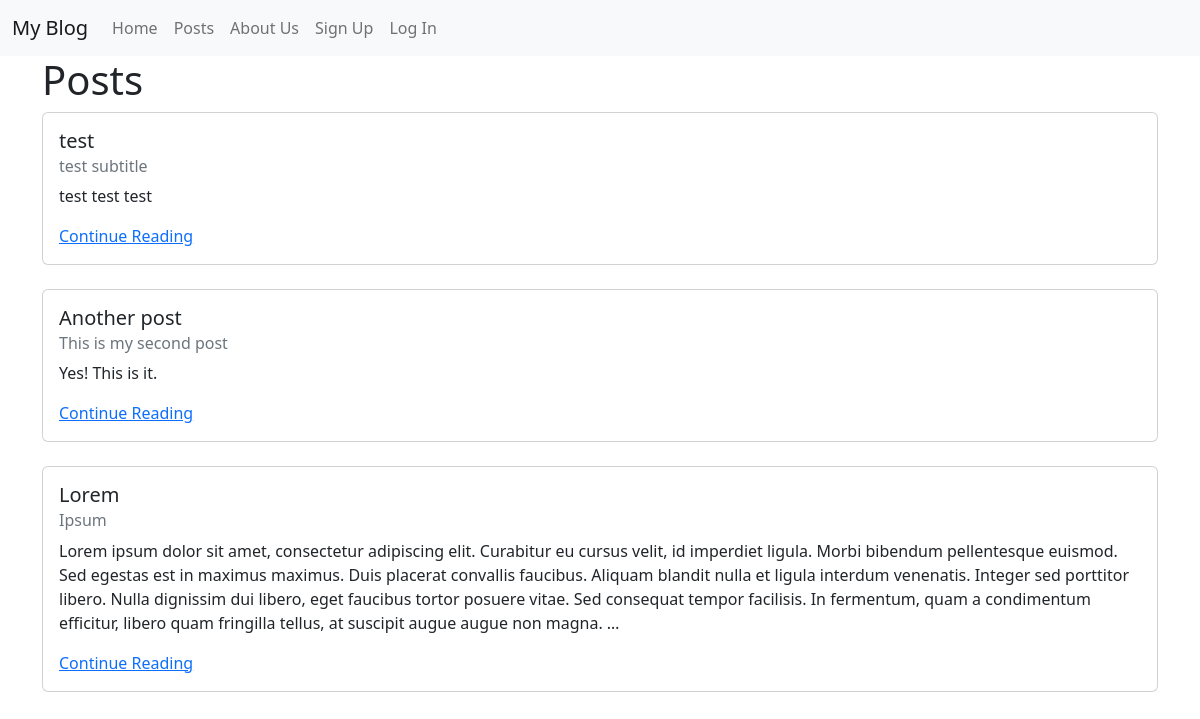
The app's page /posts/, older data.
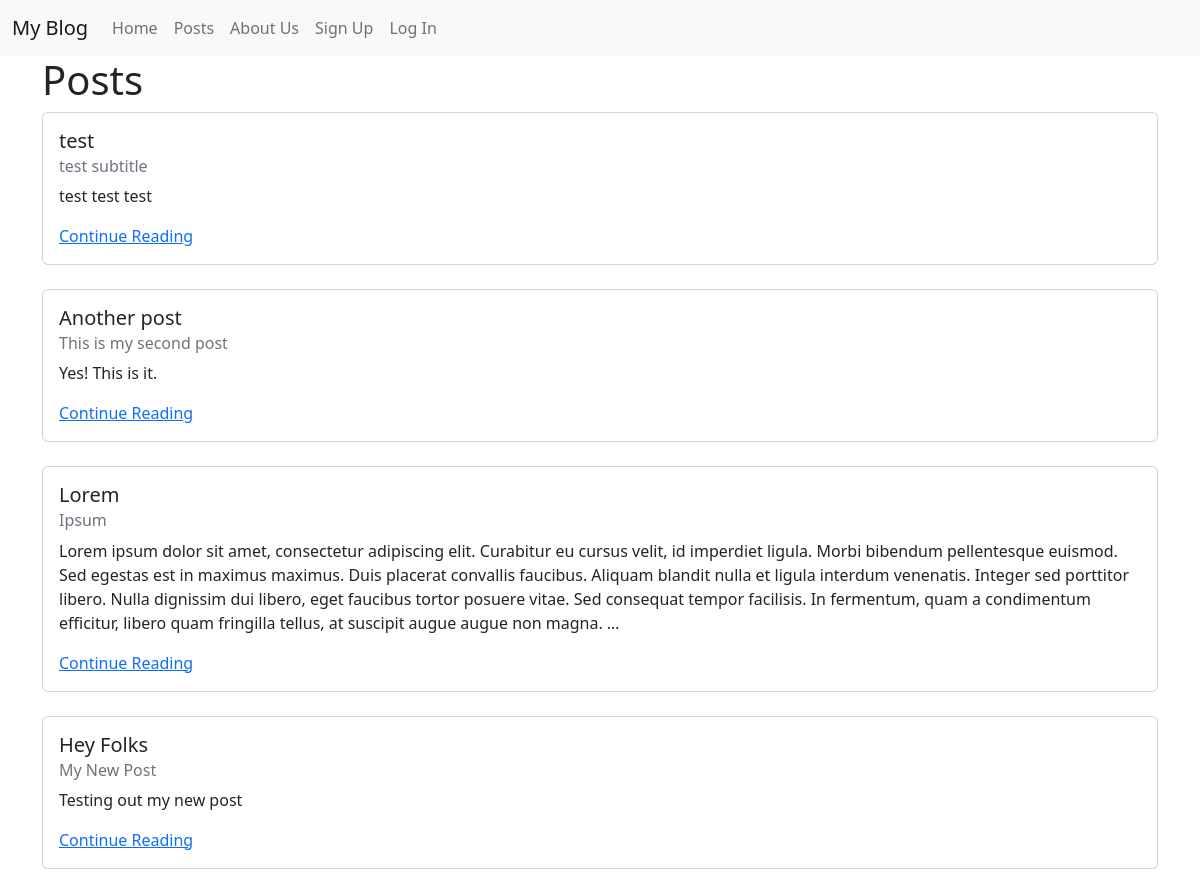
The same page, newer data.
### posts/models.py (models this page shows, shortened)
class Post(models.Model):
    title = models.CharField(max_length=128)
    subtitle = models.CharField(max_length=128)
    body = models.TextField()
    created_on = models.DateTimeField(auto_now_add=True)
    author = models.ForeignKey(
        get_user_model(),
        on_delete=models.CASCADE
    )
    status = models.ForeignKey(
        Status,
        on_delete=models.CASCADE,
        null=True,
    )

### posts/views.py (the view)
# urls.py: path('', views.PostListView.as_view(), name='list'),
class PostListView(ListView):
    template_name = "posts/list.html"
    model = Post

### templates/posts/list.html (shortened to what this page needs)
{% extends 'base.html' %}
{% block content %}
<h1>Posts</h1>
{% for post in post_list %}
    <div class="card">
        <div class="card-body">
            <h5 class="card-title">{{ post.title }}</h5>
            <h6 class="card-subtitle mb-2 text-muted">{{ post.subtitle }}</h6>
            <p class="card-text">{{ post.body|truncatechars:500 }}</p>
            <a href="{% url 'detail' post.id %}" class="card-link">Continue Reading</a>
        </div>
    </div>
    <br>
{% endfor %}
{% endblock content %}

### templates/base.html (shortened to what this page needs)
<!DOCTYPE html>
<html lang="en">
<head>
    <link
        href="https://cdn.jsdelivr.net/npm/bootstrap@5.2.2/dist/css/bootstrap.min.css"
        rel="stylesheet"
>
</head>
<body>
    <nav class="navbar navbar-expand-lg bg-light">
        <div class="container-fluid">
            <a class="navbar-brand" href="{% url 'home' %}">My Blog</a>
            <div class="collapse navbar-collapse" id="navbarNavAltMarkup">
            <div class="navbar-nav">
                <a class="nav-link" href="{% url 'home' %}">Home</a>
                <a class="nav-link" href="{% url 'list' %}">Posts</a>
                <a class="nav-link" href="{% url 'about' %}">About Us</a>
                {% if user.is_authenticated %}
                <a class="nav-link" href="{% url 'new' %}">New Posts</a>
                <a class="nav-link" href="{% url 'password_change' %}">Password Change</a>
                <a class="nav-link" href="{% url 'logout' %}">Log Out</a>
                {% else %}
                    <a class="nav-link" href="{% url 'signup' %}">Sign Up</a>
                    <a class="nav-link" href="{% url 'login' %}">Log In</a>
                {% endif %}
            </div>
            </div>
        </div>
    </nav>
    <div class="container">
    {% block content %}
    {% endblock content %}
    </div>
</body>
</html>

Row changes from the older to the newer data that the page shows:
added Post: title "Hey Folks", subtitle "My New Post", body "Testing out my new post"
